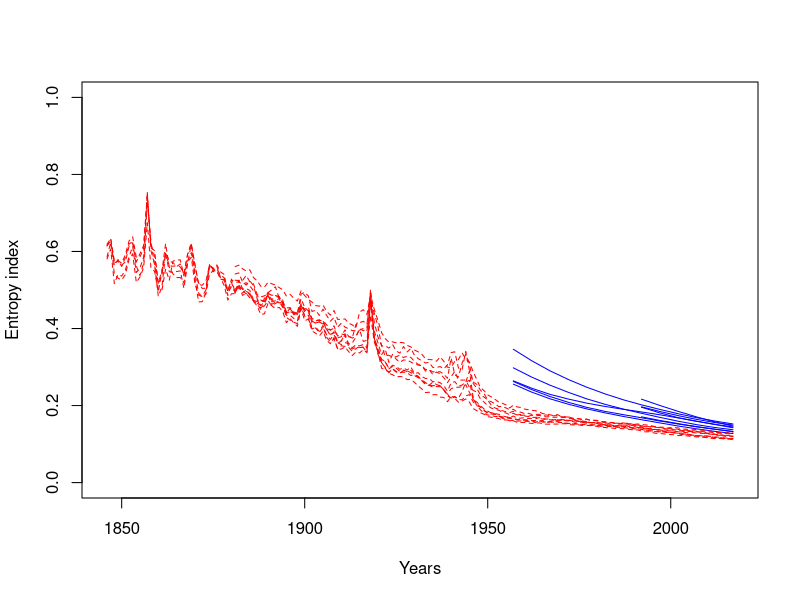

Write R code to recreate this figure. (Note: this script raises an error after producing the figure.)
#### The comparision of different measures ####


#### CAL functions ####
CALfunc <-function(Mx1,Y){
  CALlx1<-c()
  YM<-Y-Y1
  for (x in 1:111){
    if (x <(YM+1)){
      px1<-c()
      for (z in 1:x){
        px1<-c(px1,Mx1[z,YM-x+z])
      }
      lx1<-prod(px1)
    }
    CALlx1<-c(CALlx1,lx1)
  }
  CAL<-sum(c(1,CALlx1))+.5
  return(CAL)
}

CALfunc2 <-function(Mx1,Y){
  CALlx1<-c()
  YM<-Y-Y3
  for (x in 1:111){
    if (x <(YM+1)){
      px1<-c()
      for (z in 1:x){
        px1<-c(px1,Mx1[z,YM-x+z])
      }
      lx1<-prod(px1)
    }
    CALlx1<-c(CALlx1,lx1)
  }
  CAL<-sum(c(1,CALlx1))+.5
  return(CAL)
}

### CAL dagger function ####

CALdagfunc <-function(Mx1,Y){
  CALdaglx1<-c()
  YM<-Y-Y1
  for (x in 1:111){
    if (x <(YM+1)){
      px1<-c()
      for (z in 1:x){
        px1<-c(px1,Mx1[z,YM-x+z])
      }
      lx1<-prod(px1)
      lx<-lx1*log(lx1)
    }
    CALdaglx1<-c(CALdaglx1,lx)
  }
  CALdagger<-sum(CALdaglx1)
  return(CALdagger)
}

CALdagfunc2 <-function(Mx1,Y){
  CALdaglx1<-c()
  YM<-Y-Y3
  for (x in 1:111){
    if (x <(YM+1)){
      px1<-c()
      for (z in 1:x){
        px1<-c(px1,Mx1[z,YM-x+z])
      }
      lx1<-prod(px1)
      lx<-lx1*log(lx1)
    }
    CALdaglx1<-c(CALdaglx1,lx)
  }
  CALdagger<-sum(CALdaglx1)
  return(CALdagger)
}

### Data fitting ####

A1 <- read.table("Data/SWE.bltper_1x1.txt",header=TRUE,fill=TRUE,skip=1)
A2 <- read.table("Data/DNK.bltper_1x1.txt",header=TRUE,fill=TRUE,skip=1)
A3 <- read.table("Data/FRATNP.bltper_1x1.txt",header=TRUE,fill=TRUE,skip=1)
A4 <- read.table("Data/GBRTENW.bltper_1x1.txt",header=TRUE,fill=TRUE,skip=1)
A5 <- read.table("Data/NOR.bltper_1x1.txt",header=TRUE,fill=TRUE,skip=1)
A6 <- read.table("Data/FIN.bltper_1x1.txt",header=TRUE,fill=TRUE,skip=1)
A7 <- read.table("Data/ITA.bltper_1x1.txt",header=TRUE,fill=TRUE,skip=1)
A8 <- read.table("Data/GBRSCO.bltper_1x1.txt",header=TRUE,fill=TRUE,skip=1)
A9 <- read.table("Data/NLD.bltper_1x1.txt",header=TRUE,fill=TRUE,skip=1)

Y1 <- 1845
Y2 <- 2017
Y3 <- 1880

A1<-A1[(A1$Year>Y1)&(A1$Year<(Y2+1)),]
A2<-A2[(A2$Year>Y1)&(A2$Year<(Y2+1)),]
A3<-A3[(A3$Year>Y1)&(A3$Year<(Y2+1)),]
A4<-A4[(A4$Year>Y1)&(A4$Year<(Y2+1)),]
A5<-A5[(A5$Year>Y1)&(A5$Year<(Y2+1)),]
A6<-A6[(A6$Year>Y3)&(A6$Year<(Y2+1)),]
A7<-A7[(A7$Year>Y3)&(A7$Year<(Y2+1)),]
A8<-A8[(A8$Year>Y3)&(A8$Year<(Y2+1)),]
A9<-A9[(A9$Year>Y3)&(A9$Year<(Y2+1)),]

qx1<-matrix(1-A1$qx,111)
qx2<-matrix(1-A2$qx,111)
qx3<-matrix(1-A3$qx,111)
qx4<-matrix(1-A4$qx,111)
qx5<-matrix(1-A5$qx,111)
qx6<-matrix(1-A6$qx,111)
qx7<-matrix(1-A7$qx,111)
qx8<-matrix(1-A8$qx,111)
qx9<-matrix(1-A9$qx,111)

## CAL ####

CAL1 <- c()
for (i in seq(1957,2017,5)){
  CAL1 <- c(CAL1, CALfunc(qx1,i))
}

CAL2 <- c()
for (i in seq(1957,2017,5)){
  CAL2 <- c(CAL2, CALfunc(qx2,i))
}

CAL3 <- c()
for (i in seq(1957,2017,5)){
  CAL3 <- c(CAL3, CALfunc(qx3,i))
}

CAL4 <- c()
for (i in seq(1957,2017,5)){
  CAL4 <- c(CAL4, CALfunc(qx4,i))
}

CAL5 <- c()
for (i in seq(1957,2017,5)){
  CAL5 <- c(CAL5, CALfunc(qx5,i))
}

CAL6 <- c()
for (i in seq(1992,2017,5)){
  CAL6 <- c(CAL6, CALfunc2(qx6,i))
}

CAL7 <- c()
for (i in seq(1992,2017,5)){
  CAL7 <- c(CAL7, CALfunc2(qx7,i))
}

CAL8 <- c()
for (i in seq(1992,2017,5)){
  CAL8 <- c(CAL8, CALfunc2(qx8,i))
}

CAL9 <- c()
for (i in seq(1992,2017,5)){
  CAL9 <- c(CAL9, CALfunc2(qx9,i))
}
## CAL dagger ####

qx1 <- ifelse(qx1==0,1,qx1)
qx2 <- ifelse(qx2==0,1,qx2)
qx3 <- ifelse(qx3==0,1,qx3)
qx4 <- ifelse(qx4==0,1,qx4)
qx5 <- ifelse(qx5==0,1,qx5)
qx6 <- ifelse(qx6==0,1,qx6)
qx7 <- ifelse(qx7==0,1,qx7)
qx8 <- ifelse(qx8==0,1,qx8)
qx9 <- ifelse(qx9==0,1,qx9)

CALdagger1 <- c()
for (i in seq(1957,2017,5)){
  CALdagger1 <- c(CALdagger1, CALdagfunc(qx1,i))
}

CALdagger2 <- c()
for (i in seq(1957,2017,5)){
  CALdagger2 <- c(CALdagger2, CALdagfunc(qx2,i))
}

CALdagger3 <- c()
for (i in seq(1957,2017,5)){
  CALdagger3 <- c(CALdagger3, CALdagfunc(qx3,i))
}

CALdagger4 <- c()
for (i in seq(1957,2017,5)){
  CALdagger4 <- c(CALdagger4, CALdagfunc(qx4,i))
}

CALdagger5 <- c()
for (i in seq(1957,2017,5)){
  CALdagger5 <- c(CALdagger5, CALdagfunc(qx5,i))
}

CALdagger6 <- c()
for (i in seq(1992,2017,5)){
  CALdagger6 <- c(CALdagger6, CALdagfunc2(qx6,i))
}

CALdagger7 <- c()
for (i in seq(1992,2017,5)){
  CALdagger7 <- c(CALdagger7, CALdagfunc2(qx7,i))
}

CALdagger8 <- c()
for (i in seq(1992,2017,5)){
  CALdagger8 <- c(CALdagger8, CALdagfunc2(qx8,i))
}

CALdagger9 <- c()
for (i in seq(1992,2017,5)){
  CALdagger9 <- c(CALdagger9, CALdagfunc2(qx9,i))
}

CALdagger1 <- CALdagger1*-1
CALdagger2 <- CALdagger2*-1
CALdagger3 <- CALdagger3*-1
CALdagger4 <- CALdagger4*-1
CALdagger5 <- CALdagger5*-1
CALdagger6 <- CALdagger6*-1
CALdagger7 <- CALdagger7*-1
CALdagger8 <- CALdagger8*-1
CALdagger9 <- CALdagger9*-1

## entropy ####

entropyCAL1 <- CALdagger1/CAL1
entropyCAL2 <- CALdagger2/CAL2
entropyCAL3 <- CALdagger3/CAL3
entropyCAL4 <- CALdagger4/CAL4
entropyCAL5 <- CALdagger5/CAL5
entropyCAL6 <- CALdagger6/CAL6
entropyCAL7 <- CALdagger7/CAL7
entropyCAL8 <- CALdagger8/CAL8
entropyCAL9 <- CALdagger9/CAL9


#### e0 functions ####

LSV <- function(dt,Y){
  Ydt<-subset(dt, Year==Y)
  age_length_equal <- all.equal(length(Ydt$age),length(Ydt$dx),length(Ydt$lx),length(Ydt$ex),length(Ydt$ax))
  stopifnot(age_length_equal)
  n <- c(diff(Ydt$age),1)
  explusone <- c(Ydt$ex[-1],Ydt$ex[length(Ydt$age)])
  ex_average <- Ydt$ex + Ydt$ax / n * (explusone - Ydt$ex)
  A<-rev(cumsum(rev(Ydt$dx * ex_average))) / Ydt$lx
  return(A[1])
}


### e dagger function ####

LE <- function(dt, Y1, Y2){
  
  for (i in Y1:Y2){
    e<-subset(A1,Year==i)
    ei<-e[1,10]
    e0<-c(e0,ei)
  }
  return(e0)
}

e0<-c()

### data fitting ####

A1 <- read.table("Data/SWE.bltper_1x1.txt",header=TRUE,fill=TRUE,skip=1)
A2 <- read.table("Data/DNK.bltper_1x1.txt",header=TRUE,fill=TRUE,skip=1)
A3 <- read.table("Data/FRATNP.bltper_1x1.txt",header=TRUE,fill=TRUE,skip=1)
A4 <- read.table("Data/GBRTENW.bltper_1x1.txt",header=TRUE,fill=TRUE,skip=1)
A5 <- read.table("Data/NOR.bltper_1x1.txt",header=TRUE,fill=TRUE,skip=1)
A6 <- read.table("Data/FIN.bltper_1x1.txt",header=TRUE,fill=TRUE,skip=1)
A7 <- read.table("Data/ITA.bltper_1x1.txt",header=TRUE,fill=TRUE,skip=1)
A8 <- read.table("Data/GBRSCO.bltper_1x1.txt",header=TRUE,fill=TRUE,skip=1)
A9 <- read.table("Data/NLD.bltper_1x1.txt",header=TRUE,fill=TRUE,skip=1)


## e ####

e01<-LE(A1,1846,2017)
e02<-LE(A2,1846,2017)
e03<-LE(A3,1846,2017)
e04<-LE(A4,1846,2017)
e05<-LE(A5,1846,2017)
e06<-LE(A6,1881,2017)
e07<-LE(A7,1881,2017)
e08<-LE(A8,1881,2017)
e09<-LE(A9,1881,2017)

## e dagger # ----
edagger1 <- c()
for (i in seq(1846,2017,1)){
  edagger1 <- c(edagger1, LSV(A1,i))
}

edagger2 <- c()
for (i in seq(1846,2017,1)){
  edagger2 <- c(edagger2, LSV(A2,i))
}

edagger3 <- c()
for (i in seq(1846,2017,1)){
  edagger3 <- c(edagger3, LSV(A3,i))
}

edagger4 <- c()
for (i in seq(1846,2017,1)){
  edagger4 <- c(edagger4, LSV(A4,i))
}

edagger5 <- c()
for (i in seq(1846,2017,1)){
  edagger5 <- c(edagger5, LSV(A5,i))
}

edagger6 <- c()
for (i in seq(1881,2017,1)){
  edagger6 <- c(edagger6, LSV(A6,i))
}

edagger7 <- c()
for (i in seq(1881,2017,1)){
  edagger7 <- c(edagger7, LSV(A7,i))
}

edagger8 <- c()
for (i in seq(1881,2017,1)){
  edagger8 <- c(edagger8, LSV(A8,i))
}

edagger9 <- c()
for (i in seq(1881,2017,1)){
  edagger9 <- c(edagger9, LSV(A9,i))
}

entropye01 <- edagger1/e01
entropye02 <- edagger2/e02
entropye03 <- edagger3/e03
entropye04 <- edagger4/e04
entropye05 <- edagger5/e05
entropye06 <- edagger6/e06
entropye07 <- edagger7/e07
entropye08 <- edagger8/e08
entropye09 <- edagger9/e09


#### ec0 entropy ####



### Plot ####

windows(8,5)
years1 <- c(1846:2017)
years1.5 <- c(1881:2017)
years2 <- c(seq(1957,2017,5))
years3 <- c(seq(1992,2017,5))
years4 <- c(1906:1927)
plot(range(years1),c(0,1),xlab = "Years",ylab = "Entropy index", col=0)
lines(years2,entropyCAL1,col="blue",lty = 1)
lines(years2,entropyCAL2,col="blue",lty = 1)
lines(years2,entropyCAL3,col="blue",lty = 1)
lines(years2,entropyCAL4,col="blue",lty = 1)
lines(years2,entropyCAL5,col="blue",lty = 1)
lines(years3,entropyCAL6,col="blue",lty = 1)
lines(years3,entropyCAL7,col="blue",lty = 1)
lines(years3,entropyCAL8,col="blue",lty = 1)
lines(years3,entropyCAL9,col="blue",lty = 1)
lines(years1,entropye01,col="red", lty = 2)
lines(years1,entropye02,col="red", lty = 2)
lines(years1,entropye03,col="red", lty = 2)
lines(years1,entropye04,col="red", lty = 2)
lines(years1,entropye05,col="red", lty = 2)
lines(years1.5,entropye06,col="red", lty = 2)
lines(years1.5,entropye07,col="red", lty = 2)
lines(years1.5,entropye08,col="red", lty = 2)
lines(years1.5,entropye09,col="red", lty = 2)
lines(years4,entropycSWE,col="black",lty = 4)
title("Entropy Compariosn between three measures - France, total 1841-2017")
legend("topright",c("entropy of CAL","entropy of period e0","cohort e0 entropy"),col = c("blue", "red", "black"),lty = c(1,2,4),box.lty = 0)